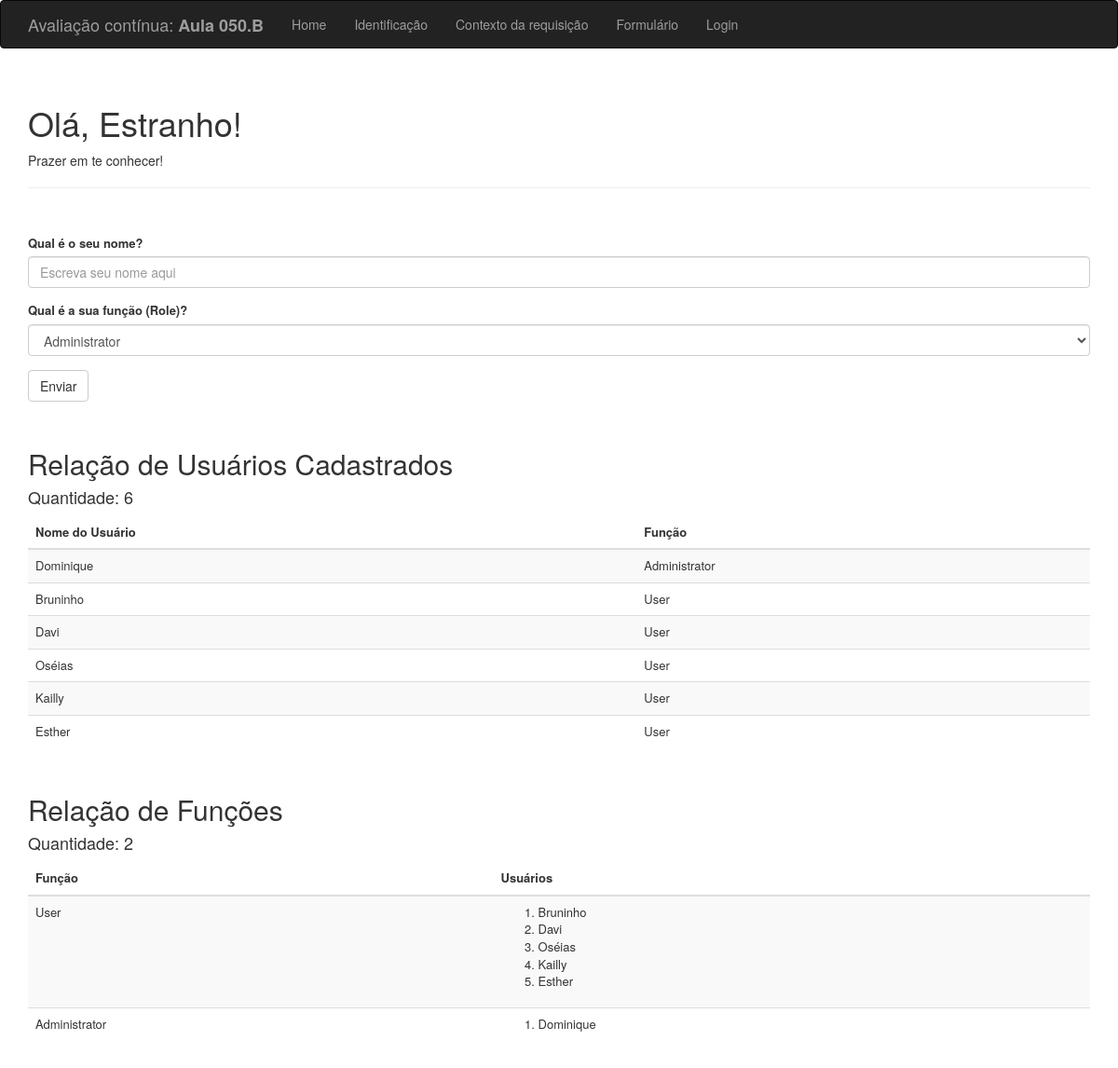
Before: / with the older database file.
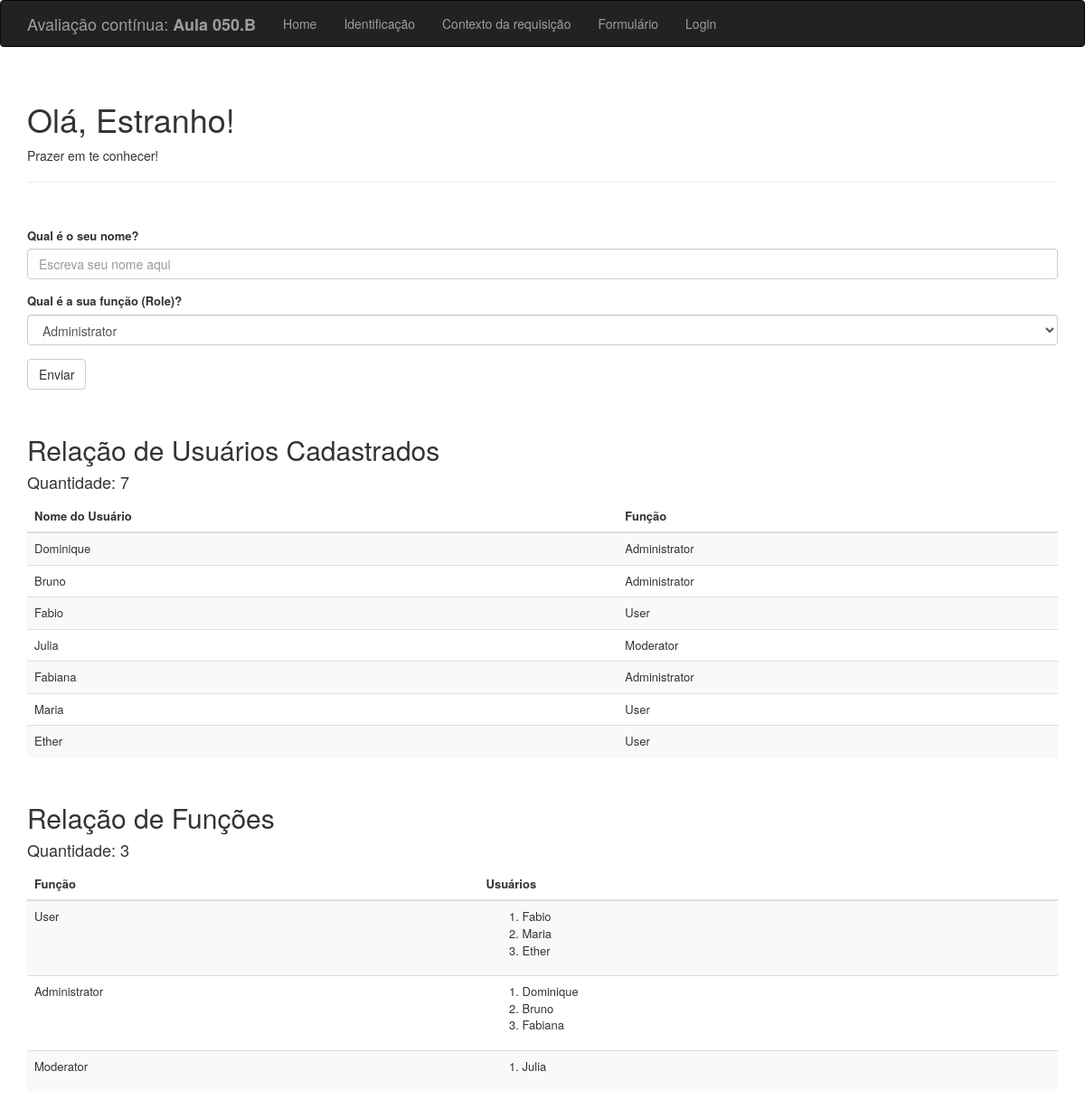
After: the same page with the newer database file.
### hello.py (models this page shows, shortened)
class User(db.Model):
    __tablename__ = 'users'
    id = db.Column(db.Integer, primary_key=True)
    username = db.Column(db.String(64), unique=True, index=True)
    role_id = db.Column(db.Integer, db.ForeignKey('roles.id'))

class Role(db.Model):
    __tablename__ = 'roles'
    id = db.Column(db.Integer, primary_key=True)
    name = db.Column(db.String(64), unique=True)
    users = db.relationship('User', backref='role', lazy='dynamic')

### hello.py (the view, shortened to what this page needs)
@app.route('/', methods=['GET', 'POST'])
def index():
    main = Main()
    users = User.query.all()
    roles = Role.query.all()
    users_count = db.session.query(func.count(User.id)).scalar()
    roles_count = db.session.query(func.count(Role.id)).scalar()
    return fk.render_template('index.html',
                              nome=fk.session.get('nome'),
                              known=fk.session.get('known'),
                              main=main,
                              users=users,
                              roles=roles,
                              users_count=users_count,
                              roles_count=roles_count)

### hello.py
class Main(FlaskForm):
    nome = wf.StringField('Qual é o seu nome?', validators=[wtv.DataRequired()], render_kw={"placeholder": "Escreva seu nome aqui"})
    funcao = wf.SelectField(
        "Qual é a sua função (Role)?",
        choices=[('Administrator', 'Administrator'), ('Moderator', 'Moderator'), ('User', 'User')],
        validators=[wtv.DataRequired()]
    )
    enviar = wf.SubmitField('Enviar')

### templates/index.html
{% extends "base.html" %}
{% import "bootstrap/wtf.html" as wt %}
{% block page_content %}
    <div class="page-header">
        <h1>Olá, {% if nome %}{{ nome }}{% else %}Estranho{% endif %}!</h1>
        {% if known %}
            <p>Feliz em te ver novamente!</p>
        {% else %}
            <p>Prazer em te conhecer!</p>
        {% endif %}
    </div>
    <div class="page-content">
        {{ wt.quick_form(main) }}
    </div>
    <div class="page-content">
        <h2>Relação de Usuários Cadastrados</h2>
        <h4>Quantidade: {{ users_count }}</h4>
        <table class="table table-striped table-hover align-middle m-0">
            <thead>
                <tr>
                    <th>Nome do Usuário</th>
                    <th>Função</th>
                </tr>
            </thead>
            <tbody>
                {% for user in users %}
                    <tr>
                        <td>{{ user.username }}</td>
                        <td>{{ user.role.name if user.role else 'Sem função' }}</td>
                    </tr>
                {% endfor %}
            </tbody>
        </table>
    </div>
    <div class="page-content">
        <h2>Relação de Funções</h2>
        <h4>Quantidade: {{ roles_count }}</h4>
        <table class="table table-striped table-hover align-middle m-0">
            <thead>
                <tr>
                    <th>Função</th>
                    <th>Usuários</th>
                </tr>
            </thead>
            <tbody>
                {% for role in roles %}
                    <tr>
                        <td>{{ role.name }}</td>
                        <td>
                            {% if role.users.count() %}
                                <ol>
                                    {% for user in role.users %}
                                        <li>{{ user.username }}</li>
                                    {% endfor %}
                                </ol>
                            {% else %}
                                <p>Não há usuários com essa função</p>
                            {% endif %}
                        </td>
                    </tr>
                {% endfor %}
            </tbody>
        </table>
    </div>
{% endblock %}

### templates/base.html (shortened to what this page needs)
{% extends "bootstrap/base.html" %}
{% block head %}
    {{ super() }}
    <link rel="stylesheet" href="{{ url_for('static', filename='login.css') }}">
{% endblock %}
{% block navbar %}
    <div class="navbar navbar-inverse" role="navigation">
        <div class="container">
            <div class="navbar-header">
                <a class="navbar-brand" href="/">
                    Avaliação contínua:
                    <b>Aula 050.B</b>
                </a>
            </div>
            <div class="navbar-collapse collapse">
                <ul class="nav navbar-nav">
                    <li><a href="/">Home</a></li>
                    <li><a href="/user/Fabio Teixeira/PT23820X/IFSP">Identificação</a></li>
                    <li><a href="/contextorequisicao/Fabio Teixeira">Contexto da requisição</a></li>
                    <li><a href="/formulario    ">Formulário</a></li>
                    <li><a href="/login   ">Login</a></li>
                </ul>
            </div>
        </div>
    </div>
{% endblock %}
{% block content %}
    <div class="container">
        {% block page_content %}{% endblock %}
    </div>
{% endblock %}

### static/login.css (style rules this page uses)
.page-content { margin-top: 50px; font-size: 13px; }

Changed rows visible on the page:
changed User: username "Bruninho" → "Bruno"; role "User" → "Administrator"
changed User: username "Davi" → "Fabio"
changed User: username "Oséias" → "Julia"; role "User" → "Moderator"
changed User: username "Kailly" → "Fabiana"; role "User" → "Administrator"
changed User: username "Esther" → "Maria"
added User: username "Ether", role "User"
changed Role "User": loses User (username "Bruninho", role "User"); loses User (username "Oséias", role "User"); loses User (username "Kailly", role "User")
changed Role "Administrator": gains User (username "Bruno", role "Administrator"); gains User (username "Fabiana", role "Administrator")
added Role: name "Moderator", User (username "Julia")
Other visible differences:
{{ users_count }}: "6" → "7"
{{ roles_count }}: "2" → "3"
